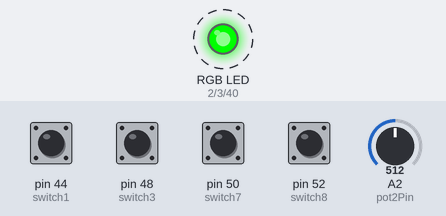
Recording of a sketch running on a simulated Arduino Mega 2560, built with avr-gcc and run on an emulated ATmega2560. Shown: an RGB LED mixed from three pins (HIGH = lit). Dashed ring = blinking. The test bench sets the inputs (shaded band); at power-on: pin 44 (switch1), pin 48 (switch3), pin 50 (switch7), pin 52 (switch8) HIGH, A2 (pot2Pin) = 512. Dim RGB values are drawn brighter than linear.

Above: at 1.2 s.
1.3 s: A2 (pot2Pin) set to 270
4.8 s: A2 (pot2Pin) set to 242
At 6.78 s:
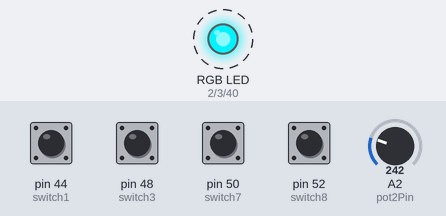
10.6 s: A2 (pot2Pin) set to 122
At 12.6 s:
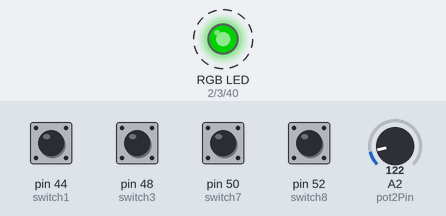
15.0 s: A2 (pot2Pin) set to 0
At 16.4 s:
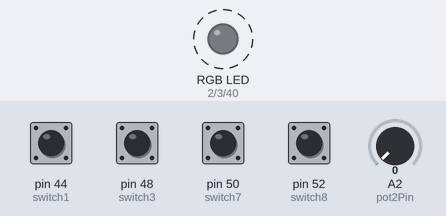
Timing chart, 0 to 20.3 s (numbered marks = the images above; inputs shaded):
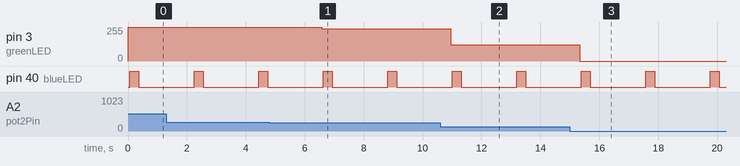

The sketch:

AnalogInput.ino
```cpp
/*
 * AnalogInput
 * Controls state machine
 * modified 22 Jan 2020
 * Melissa Rowland
 * Corbeau
 * EE31 Junior Design
 */

enum State_enum {OFF, ON, RUN, DIAG};
uint8_t state = OFF;
void state_machine_run();
void ON_STATUS();
void OFF_STATUS();
void RUN_STATUS();
void DIAG_STATUS();
void fail();
void blink(int num);

int pot1Pin = A0;    // select the input pin for the potentiometer
int pot1Value = 0;
int pot2Pin = A2;
int pot2Value = 0;
int redLED = 2;    // select the pin for the red LED
int greenLED = 3; //select pin for green LED
int blueLED = 40; //select pin for blue LED
int switch8 = 52;
int switch7 = 50;
int switch3 = 48;
int switch2 = 46;
int switch1 = 44;
int brightness = 0;
int fadeAmt = 5;

void setup() {
  // declare the led pins as OUTPUT:
  pinMode(redLED, OUTPUT);
  pinMode(greenLED, OUTPUT);
  pinMode(blueLED, OUTPUT);

  //declare pins for switches as input
  pinMode(switch8, INPUT_PULLUP);
  pinMode(switch7, INPUT_PULLUP);
  pinMode(switch3, INPUT_PULLUP);
  pinMode(switch2, INPUT_PULLUP);
  pinMode(switch1, INPUT_PULLUP);
}

void loop() {
  state_machine_run();
  delay(30);
}

void blinkBlue(int num){
  for(int i = 0; i < num; i++){
    digitalWrite(blueLED, HIGH);
    delay(300);
    digitalWrite(blueLED, LOW);
    delay(300);
  }
}

void blinkRed(int num, int potValue){
  for(int i = 0; i < num; i++){
    digitalWrite(redLED, HIGH);
    delay(potValue / 2);
    digitalWrite(redLED, LOW);
    delay(potValue / 2);
  }
}

void state_machine_run()
{
  switch(state)
  {
    case OFF:
      if(digitalRead(switch8)){
        ON_STATUS();
        state = ON;
      }
      break;

    case ON:
      if(not digitalRead(switch8)){
        OFF_STATUS();
        state = OFF;
      }
      else if(digitalRead(switch7)){
        DIAG_STATUS();
        state = DIAG;
      }

      break;

    case RUN:
     if(not digitalRead(switch8)){
        OFF_STATUS();
        state = OFF;
      }
      else if(not digitalRead(switch7)){ //enable is off
        ON_STATUS();
        state = ON;
      }
      break;

    case DIAG:
      if(not digitalRead(switch8)){
        OFF_STATUS();
        state = OFF;
      }
      else if(digitalRead(switch3) or digitalRead(switch2) or digitalRead(switch1)){
        fail();
        state = OFF;
      }
      else {
        RUN_STATUS();
        state = RUN;
      }

      break;
  }
}

void ON_STATUS(){
  pot2Value = analogRead(pot2Pin);
  pot2Value = pot2Value;
  if(pot2Value < 0){
    pot2Value = 0;
  } else if(pot2Value > 255){
    pot2Value = 255;
  }
  analogWrite(greenLED, pot2Value);
  digitalWrite(redLED, LOW);
  digitalWrite(blueLED, LOW);
}

void OFF_STATUS(){
  digitalWrite(greenLED, LOW);
  digitalWrite(blueLED, LOW);
  digitalWrite(redLED, LOW);

}

void RUN_STATUS(){
  pot1Value = analogRead(pot1Pin);

  //fade in led
  for(int fadeValue = 0; fadeValue <= 255; fadeValue +=5){
    analogWrite(redLED, fadeValue);
    delay(pot1Value);
  }

  blinkRed(4, pot1Value);

  //fade out led
  for(int fadeValue = 255; fadeValue >= 0; fadeValue -=5){
    analogWrite(redLED, fadeValue);
    delay(pot1Value);
  }

}

void DIAG_STATUS(){


}

void fail(){
  if(digitalRead(switch1)){
    blinkBlue(1);
  }
  else if(digitalRead(switch2)){
    blinkBlue(2);
  }
  else if(digitalRead(switch3)){
    blinkBlue(3);
  }
  delay(1500);
}
```

Measured:
- after the input at 4.8 s, pin 3 (greenLED): 255/255 → 242/255 after 1.8 s
- after the input at 10.6 s, pin 3 (greenLED): 242/255 → 122/255 after 0.35 s
- after the input at 15.0 s, pin 3 (greenLED): 122/255 → 0/255 after 0.33 s
- by itself, pin 40 (blueLED): alternates HIGH for 0.30 s and LOW for 1.9 s
